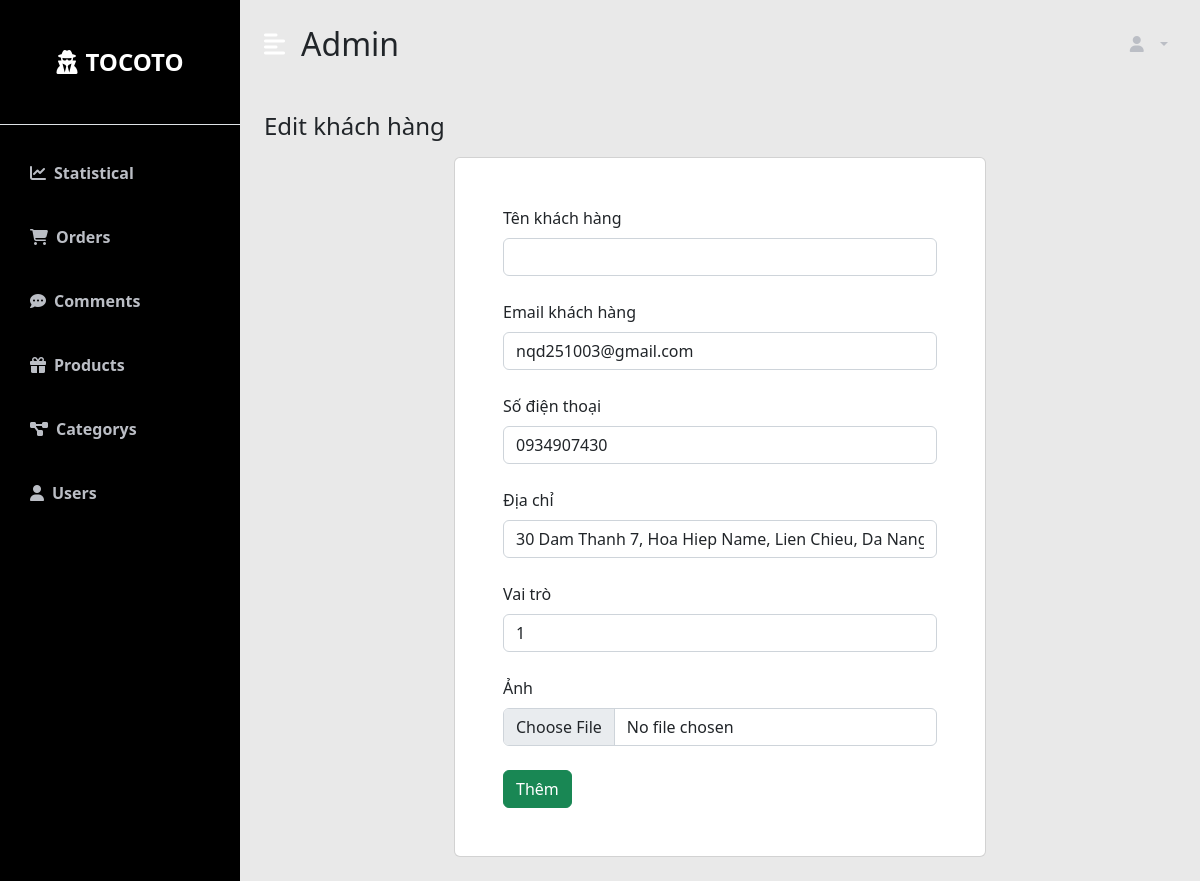
Screenshot of /admin/users/index.php?btn_edit=9 with the database file from the repository.
### tables this page shows
CREATE TABLE `users` (
  `id_user` int(100) NOT NULL,
  `user_name` varchar(20) NOT NULL,
  `email` varchar(50) NOT NULL,
  `number` varchar(10) NOT NULL,
  `password` varchar(50) NOT NULL,
  `address` varchar(500) NOT NULL,
  `part` varchar(1) NOT NULL,
  `activating` varchar(1) NOT NULL,
  `image` varchar(100) NOT NULL
);

### admin/users/index.php (called while the page is built, shortened)
<?php
require "../../dao/users.php";
if (exist_param("btn_insert")) {
    $VIEW_NAME = "users/new.php";
} else if (exist_param("btn_update")) {
    $VIEW_NAME = "users/edit.php";
} else if (exist_param("btn_delete")) {
    $VIEW_NAME = "users/list.php";
} else if (exist_param("btn_edit")) {
    $id = $_GET['btn_edit'];
    $items = users_select_by_id($id);
} else if (exist_param("btn_list")) {
    $items = users_select_all();
    $VIEW_NAME = "users/list.php";
} else {
    $VIEW_NAME = "users/new.php";
}
require "../layout.php";

### dao/pdo.php (called while the page is built, shortened)
<?php
function pdo_get_connection()
{
    $dburl = "mysql:host=localhost;dbname=assignment;charset=utf8";
    $username = 'root';
    $password = '';
    $conn = new PDO($dburl, $username, $password);
    $conn->setAttribute(PDO::ATTR_ERRMODE, PDO::ERRMODE_EXCEPTION);
    return $conn;
}
function pdo_query_one($sql)
{
    $sql_args = array_slice(func_get_args(), 1);
    try {
        $conn = pdo_get_connection();
        $stmt = $conn->prepare($sql);
        $stmt->execute($sql_args);
        $row = $stmt->fetch(PDO::FETCH_ASSOC);
        return $row;
    } catch (PDOException $e) {
        throw $e;
    } finally {
        unset($conn);
    }
}

### dao/users.php (called while the page is built, shortened)
<?php
require_once 'pdo.php';
function users_select_by_id($id)
{
    $sql = "SELECT * FROM users WHERE id_user=?";
    return pdo_query_one($sql, $id);
}

### admin/users/edit.php (the view, shortened to what this page needs)
<div class="container-fluid px-4">
    <div class="row my-4">
        <h3 class="fs-4 mb-3">Edit khách hàng</h3>
        <div class="col">
            <section class="card login register col-sm-12 col-md-7 m-auto p-5 ">
                <form action="index.php" method="post" enctype="multipart/form-data">
                    <div class="form-outline mb-4">
                        <label class="form-label" for="form3Example1cg">Tên khách hàng</label>
                        <input name="name" type="text" required value="<?= $items['name'] ?>" maxlength="100" class="form-control">
                    </div>
                    <div class="form-outline mb-4">
                        <label class="form-label" for="form3Example3cg">Email khách hàng</label>
                        <input type="text" min="0" max="9999999999" required value="<?= $items['email'] ?>" name="email" onkeypress="if(this.value.length == 10) return false;" class="form-control">
                    </div>
                    <div class="form-outline mb-4">
                        <label class="form-label" for="form3Example3cg">Số điện thoại</label>
                        <input type="text" min="0" max="9999999999" required value="<?= $items['number'] ?>" name="number" onkeypress="if(this.value.length == 10) return false;" class="form-control">
                    </div>
                    <div class="form-outline mb-4">
                        <label class="form-label" for="form3Example3cg">Địa chỉ</label>
                        <input type="text" min="0" max="9999999999" required value="<?= $items['address'] ?>" name="address" onkeypress="if(this.value.length == 10) return false;" class="form-control">
                    </div>
                    <div class="form-outline mb-4">
                        <label class="form-label" for="form3Example3cg">Vai trò</label>
                        <input type="text" min="0" max="9999999999" required value="<?= $items['part'] ?>" name="email" onkeypress="if(this.value.length == 10) return false;" class="form-control">
                    </div>
                    <div class="form-outline mb-4">
                        <label class="form-label" for="form3Example3cg">Ảnh</label>
                        <input type="file" name="image" value="<?= $items['image']  ?>" class="form-control" accept="image/jpg, image/jpeg, image/png, image/webp" required>
                    </div>
                    <button name="btn_insert" class="btn btn-success">Thêm</button>
                </form>
            </section>
        </div>
    </div>
</div>

### content/css/admin.css (style rules this page uses)
:root { --main-bg-color: #009d63; --main-text-color: white; --second-text-color: #bbbec5; --second-bg-color: #000000; }

### rows the page displays
users: email "nqd251003@gmail.com", number "0934907430", address "30 Dam Thanh 7, Hoa Hiep Name, Lien Chieu, Da Nang", email "1"
